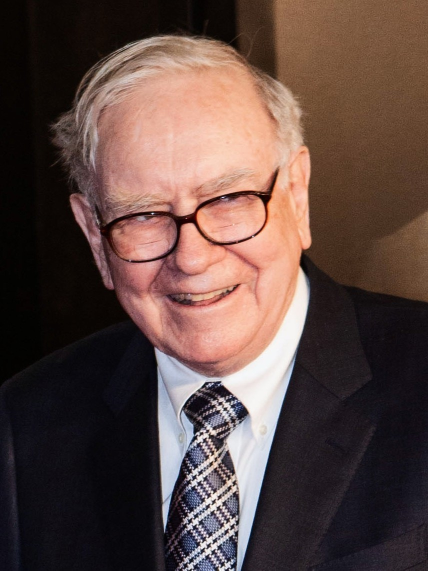
#> input picture 谷歌/assets/media/buffett_2010.jpg, 856 x 1141 px (shown at 1/2 size)
$ python -i film.py   (imports and definitions only)
#> lines starting #> are read from the running program, lines starting #| are printed output that depends on the picture
### M01_红皇后效应/src/engine.py
"""Tiny additive-light motion-graphics engine (numpy + cv2 + PIL)."""
import math, os
from functools import lru_cache
import numpy as np, cv2
from PIL import Image, ImageDraw, ImageFont

W, H, FPS = 1920, 1080, 30
HERE = os.path.dirname(os.path.abspath(__file__))
FONT_DIR = os.path.join(HERE, '..', 'fonts')
FONTS = {k: os.path.join(FONT_DIR, k + '.ttf') for k in
         ['serif_light', 'serif_med', 'serif_black', 'sans_light', 'sans_med', 'sans_black', 'corm', 'corm_semi', 'orb', 'mono']}

# ---------------------------------------------------------------- easing
def cl(x, a=0.0, b=1.0):
    return a if x < a else b if x > b else x
def eo(x):  # ease out cubic
    x = cl(x); return 1 - (1 - x) ** 3
def ei(x):
    x = cl(x); return x ** 3
def eio(x):
    x = cl(x); return x * x * (3 - 2 * x)
def eback(x, s=1.7):
    x = cl(x); x -= 1; return x * x * ((s + 1) * x + s) + 1
def env(t, a, b, fi=0.35, fo=0.35):
    if t < a or t > b: return 0.0
    return eo((t - a) / max(fi, 1e-3)) * (eo((b - t) / max(fo, 1e-3)) if fo > 0 else 1.0)
def lerp(a, b, x):
    return a + (b - a) * x
def lerpc(c1, c2, x):
    return tuple(lerp(p, q, x) for p, q in zip(c1, c2))
# [9 lines left out: function keys, not called in this run]

def C(r, g, b):
    return (r / 255.0, g / 255.0, b / 255.0)

GOLD = C(255, 204, 110); GOLD2 = C(255, 236, 180); GOLDD = C(214, 146, 50)
CYAN = C(70, 220, 255); VIOLET = C(150, 100, 255); MAGENTA = C(255, 70, 185)
RED = C(255, 64, 82); TEAL = C(60, 235, 195); ORANGE = C(255, 140, 50)
WHITE = (1.0, 1.0, 1.0); BLUE = C(70, 130, 255); GREEN = C(120, 255, 150); PINK = C(255, 130, 200)
GREY = C(150, 160, 185)

# ---------------------------------------------------------------- glyphs
@lru_cache(64)
def font(name, size):
    return ImageFont.truetype(FONTS[name], size)

# [12 lines left out: function glyph, not called in this run]

def text_width(s, name, size, track=0.0):
    return sum(glyph(ch, name, size)[1] for ch in s) + track * size * max(len(s) - 1, 0)


class Frame:
    # [13 lines left out: function __init__, not called in this run]

    # ------------------------------------------------ primitive helpers
    def _c(self, col, a):
        return tuple(float(cl(c * a) * 255) for c in col)

    # [43 lines left out: functions line, poly, fillpoly, darkpoly, top_poly, darkcircle, not called in this run]

    def circle(self, c, r, col, a=1.0, th=2):
        if a <= 0.003 or r <= 0: return
        cv2.circle(self.U, (int(c[0] * 16), int(c[1] * 16)), int(r * 16), self._c(col, a), th, cv2.LINE_AA, 4)

    def arc(self, c, r, a0, a1, col, a=1.0, th=2, n=64):
        ts = np.linspace(a0, a1, n)
        self.poly(np.stack([c[0] + r * np.cos(ts), c[1] + r * np.sin(ts)], 1), col, a, th)

    # [174 lines left out: functions rrect, rrect_fill, glow, splat, dots, text and 5 more, not called in this run]

### 谷歌/src/film.py
"""第四期《二十年后的补票——巴菲特为什么出手谷歌》渲染入口。

python3 src/film.py WORK frame 12.5s,40s out_#.jpg   # 渲染单帧（调试；# 替换为时间）
python3 src/film.py WORK chunk 0 900 seg0.mp4         # 渲染帧区间
"""
import sys, os, subprocess, math
sys.path.insert(0, os.path.dirname(os.path.abspath(__file__)))
from common import *          # noqa
# ------------------------------------------------------------------ 章节镜头（见 film_ch*.py）
from sot import sot_layer
from gg import shot_hook, shot_title, shot_ch1, shot_ch2, shot_ch3, shot_ch4, shot_ch5, shot_ch6, shot_ch7   # 第四期全部镜头


def render(i):
    t = i / FPS
    cv = Canvas(t, background(t))
    if t < CH['title'][0] + 0.1: shot_hook(cv, t)
    if CH['title'][0] - 0.1 <= t < CH['ch1'][0] + 0.8: shot_title(cv, t)
    if CH['ch1'][0] <= t < CH['ch2'][0] + 0.8: shot_ch1(cv, t)
    if CH['ch2'][0] <= t < CH['ch3'][0] + 0.8: shot_ch2(cv, t)
    if CH['ch3'][0] <= t < CH['ch4'][0] + 0.8: shot_ch3(cv, t)
    if CH['ch4'][0] <= t < CH['ch5'][0] + 0.8: shot_ch4(cv, t)
    if CH['ch5'][0] <= t < CH['ch6'][0] + 0.8: shot_ch5(cv, t)
    if CH['ch6'][0] <= t < CH['ch7'][0] + 0.8: shot_ch6(cv, t)
    if CH['ch7'][0] <= t < CH['end'][0] + 0.8: shot_ch7(cv, t)
    if t >= CH['end'][0] - 0.6: shot_end(cv, t)
    if CH['ch1'][0] <= t < CH['end'][0]:
        import fx
        fx.dust(cv, t, 0.35, seed=9)
    sot_layer(cv, t)                      # 巴菲特原声段落：整屏转入采访现场
    # 镜头呼吸：极缓的推拉与漂移，让静态排版也有摄影机的生命感（字幕/角标不受影响）
    z = 1.012 + 0.012 * math.sin(t * 0.37)
    dx, dy = 6 * math.sin(t * 0.23), 8 * math.sin(t * 0.29 + 1)
    M = np.array([[z, 0, (1 - z) * W / 2 + dx], [0, z, (1 - z) * H / 2 + dy]], np.float32)
    cv.img = cv2.warpAffine(cv.img, M, (W, H), flags=cv2.INTER_LINEAR, borderMode=cv2.BORDER_REFLECT)
    cv.glow = cv2.warpAffine(cv.glow, M, (W, H), flags=cv2.INTER_LINEAR)
    if cv.U.any(): cv.U = cv2.warpAffine(cv.U, M, (W, H), flags=cv2.INTER_LINEAR)
    chapter_card(cv, t)
    nav(cv, t)
    takeaway(cv, t)
    follow_pill(cv, t)
    subtitles(cv, t)
    fade = 1.0
    if t > TOTAL - 1.8: fade = eio((TOTAL - t) / 1.8)          # 整体淡出（含角标）
    if t < 0.4: fade = eio(t / 0.4)
    return finish(cv, i, bloom_k=1.0, fade=fade)


# [18 lines not run here, left out]

>>> import cv2
>>> picture = cv2.imread('../assets/media/buffett_2010.jpg', cv2.IMREAD_GRAYSCALE)
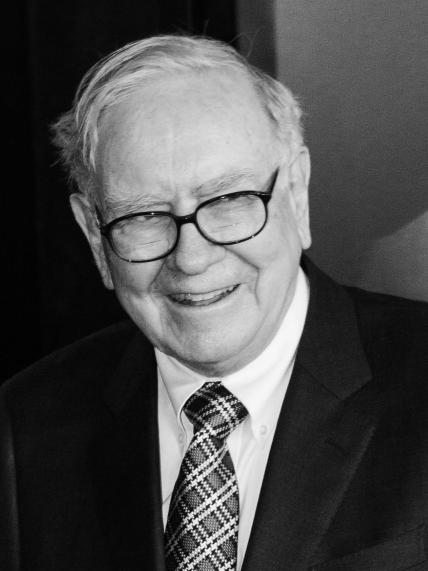
#> picture: shape (1141, 856) (shown at 1/2 size); min 0, max 255, mean 77.5
#> (the run stopped early here; a loop or call above may not have finished)
